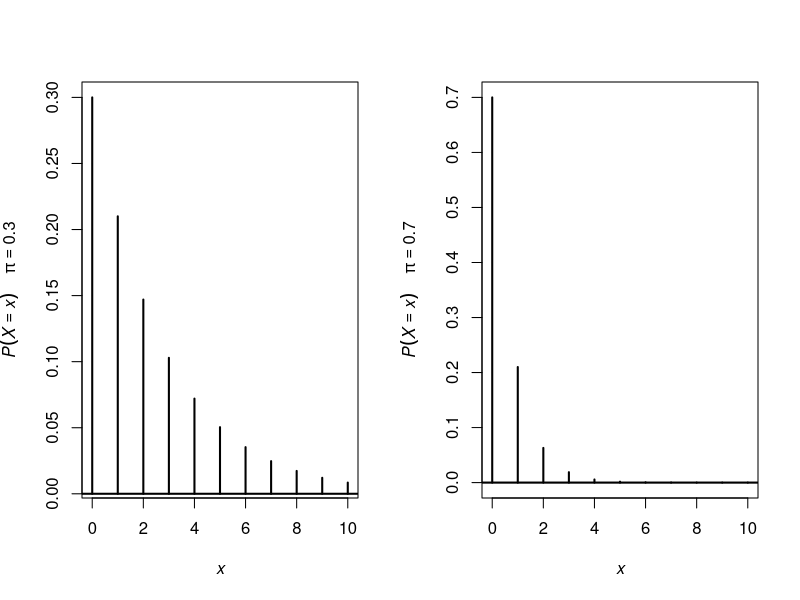

The R source for this figure:
PI <- c(0.3, 0.7) ; x <- 0 : 10
xlab <- expression(italic(x))
par(mfrow = c(1, 2))
for(i in 1 : 2){
  density <- dgeom(x, PI[i])
  ylab <- bquote(italic(P(X==x)~~~~~pi) == .(PI[i]))
  plot(x, density, type = 'h', lwd = 2,
    xlab = xlab, ylab = ylab)
  abline(h = 0, lwd = 2)
}